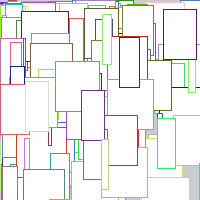
Frame 1 (no input)
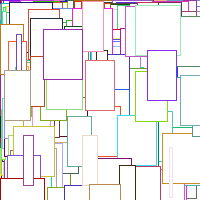
Frame 60 (the mouse pressed at the canvas centre just before this capture)
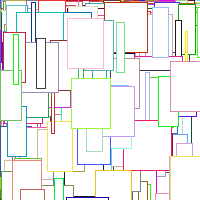
Frame 120 (the mouse held since frame 60 and released just before this capture)

The Processing sketch that drew these frames (run headless with seeded random() and noise(); from frame 60 on, the mouse is pressed at the canvas centre):

// Processing sketch: processing_13871
// ── processing_13871.pde

void setup() {
  size(200,200);
}

void draw() {
  for(int y=10; y<=200; y=y+10) {
    for(int x=10; x<=200; x=x+10) {
      stroke(random(255),random(255),random(255));
      float r=random(50);
     rect(random(x),random(y),random(50),50);
      }
    }
  }
